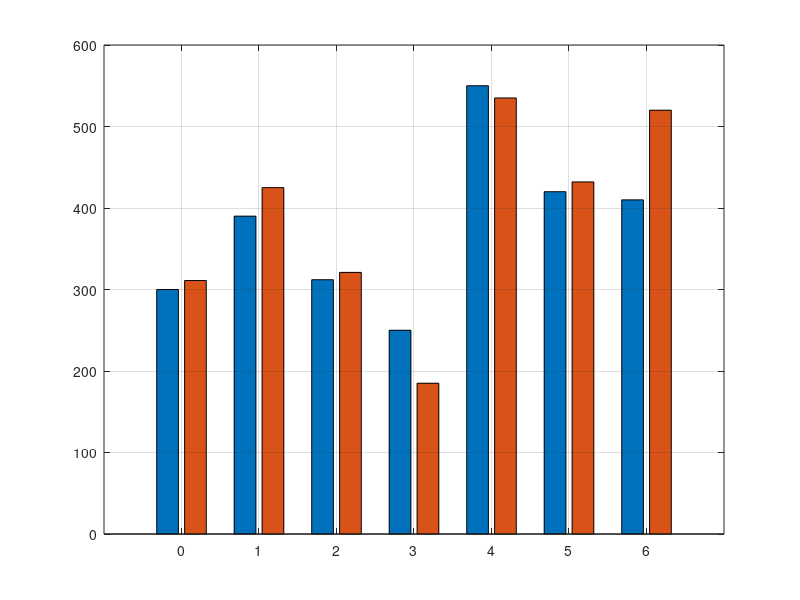

MATLAB code to generate this figure: (Note: this script raises an error after producing the figure.)
y=[300 311; 390 425; 312 321; 250 185; 550 535; 420 432; 410 520];
b=bar(y);
grid on;
ch=get(b, 'children')
set(gca, 'XTickLabel', {'0','1', '2', '3', '4', '5', '6'})
set(ch, 'FaceVertexCData', [1 0 1; 0 0 0;])
legent('xxx', 'YYY');
xlabel('x axis');
ylabel('y axis');